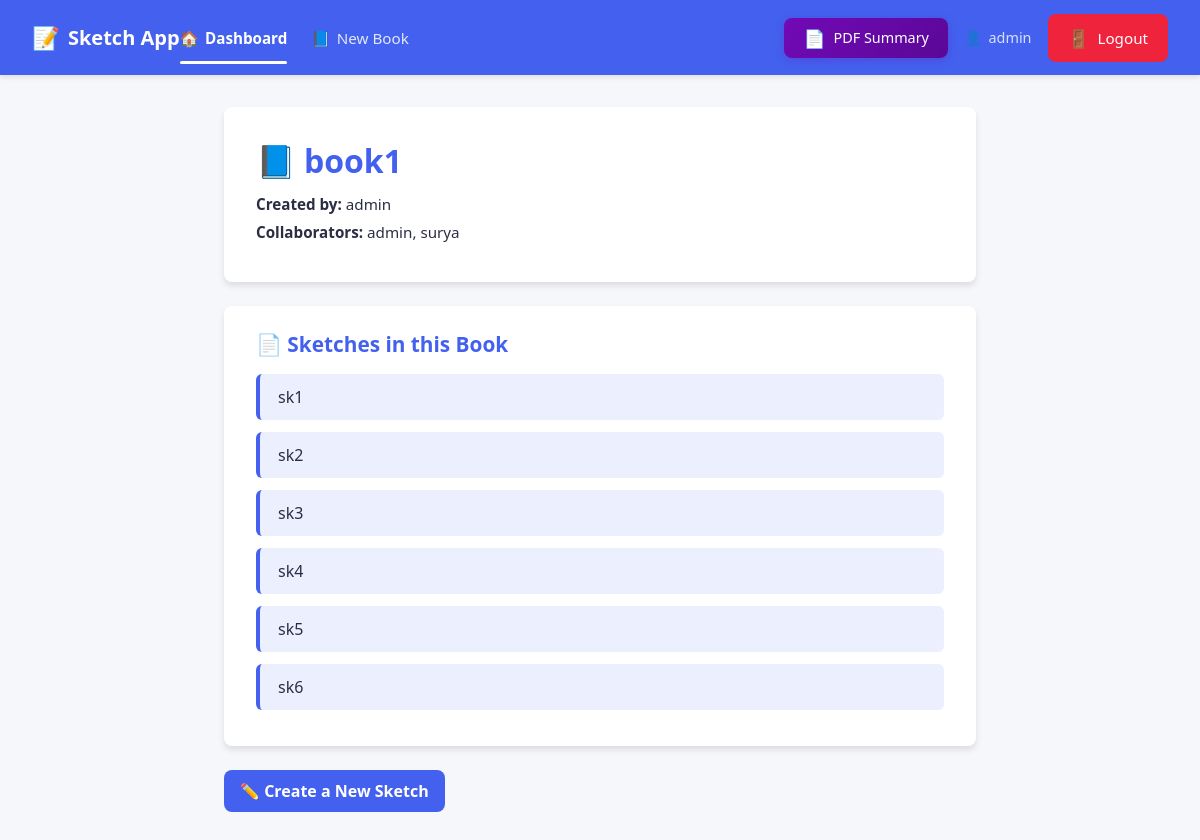
Screenshot of /book/1/ (signed in) with the database file from the repository.
### app/models.py (models this page shows, shortened)
class Book(models.Model):
    name = models.CharField(max_length=200)
    created_by = models.ForeignKey(User, on_delete=models.CASCADE, related_name="created_books")
    collaborators = models.ManyToManyField(User, related_name="collaborating_books")
    created_at = models.DateTimeField(auto_now_add=True)

class Sketch(models.Model):
    book = models.ForeignKey(Book, on_delete=models.CASCADE, related_name="sketches")
    name = models.CharField(max_length=200)
    created_by = models.ForeignKey(User, on_delete=models.CASCADE)
    image = models.ImageField(upload_to="sketches/", blank=True, null=True)
    strokes = models.JSONField(default=list)
    created_at = models.DateTimeField(auto_now_add=True)
    ocr_explanation = models.TextField(blank=True, null=True)  # Store the explanation text
    audio_summary = models.FileField(upload_to="audio_summaries/", blank=True, null=True)  # Store audio file
    audio_generated_at = models.DateTimeField(blank=True, null=True)  # Track when audio was generated

### app/views.py (the view)
# urls.py: path("book/<int:book_id>/", views.book_detail, name="book_detail"),
@login_required
def book_detail(request, book_id):
    book = get_object_or_404(Book, id=book_id)
    if request.user != book.created_by and request.user not in book.collaborators.all():
        return JsonResponse({"error": "Unauthorized"}, status=403)
    return render(request, "book_detail.html", {
        "book": book,
        "sketches": book.sketches.all()
    })

### app/templates/book_detail.html (shortened to what this page needs)
{% include 'navbar.html' %}
<div class="content-container">
  <div class="book-header">
    <h2><span class="icon">📘</span> {{ book.name }}</h2>
    <p><strong>Created by:</strong> {{ book.created_by.username }}</p>
    <p>
      <strong>Collaborators:</strong>
      {% if book.collaborators.exists %} {{ book.collaborators.all|join:", " }}
      {% else %}
      <span style="color: #999">No collaborators yet.</span>
      {% endif %}
    </p>
  </div>
  <div class="sketches-section">
    <h3>📄 Sketches in this Book</h3>
    <ul class="sketch-list">
      {% for sketch in sketches %}
      <li>
        <a href="/sketch/{{ sketch.id }}/">{{ sketch.name }}</a>
      </li>
      {% empty %}
      <li style="color: #777">No sketches yet.</li>
      {% endfor %}
    </ul>
  </div>
  <a href="/book/{{ book.id }}/create-sketch/" class="create-btn">
    ✏️ Create a New Sketch
  </a>
</div>

### app/templates/navbar.html (shortened to what this page needs)
<!DOCTYPE html>
<html lang="en">
  <head>
  </head>
  <body>
    <nav class="navbar">
      <div class="navbar-left">
        <a href="{% url 'dashboard' %}" class="navbar-brand">
          <span class="icon">📝</span> Sketch App
        </a>
        <ul class="navbar-nav">
          <li class="nav-item">
            <a href="{% url 'dashboard' %}" class="nav-link active">
              <span class="icon">🏠</span> Dashboard
            </a>
          </li>
          <li class="nav-item">
            <a href="{% url 'create_book' %}" class="nav-link">
              <span class="icon">📘</span> New Book
            </a>
          </li>
        </ul>
      </div>
      <div class="navbar-right">
        {% if user.is_authenticated %}
        <a
          href="http://localhost:8501/"
          target="_blank"
          class="btn-pdf-summary"
          title="Upload PDF and get AI-powered summary"
        >
          <span class="icon">📄</span>
          <span>PDF Summary</span>
        </a>
        <div class="username">
          <span class="icon">👤</span> {{ user.username }}
        </div>
        <form method="post" action="{% url 'logout' %}" style="display: inline">
          <button
            type="submit"
            style="
              background-color: #ef233c;
              color: white;
              border: none;
              padding: 0.75rem 1.25rem;
              font-size: 0.95rem;
              font-weight: 500;
              border-radius: 8px;
              cursor: pointer;
              display: inline-flex;
              align-items: center;
              transition: background-color 0.2s ease-in-out;
            "
            onmouseover="this.style.backgroundColor='#c1002a'"
            onmouseout="this.style.backgroundColor='#ef233c'"
          >
            <span style="margin-right: 0.5rem; font-size: 1.1rem">🚪</span>
            Logout
          </button>
        </form>
        {% else %}
        <a href="{% url 'login' %}" class="btn-outline-light">Login</a>
        {% endif %}
      </div>
    </nav>
  </body>
</html>

### app/templates/navbar.html (style rules this page uses)
:root { --primary: #4361ee; --primary-hover: #3a56d4; --primary-dark: #2a46cc; --dark: #2b2d42; --light: #f8f9fa; --gray: #6c757d; --light-gray: #dee2e6; --accent: #7209b7; --accent-hover: #5a0896; }
* { margin: 0; padding: 0; box-sizing: border-box; font-family: "Segoe UI", Tahoma, Geneva, Verdana, sans-serif; }
.navbar { background-color: var(--primary); color: white; padding: 0.85rem 2rem; display: flex; justify-content: space-between; align-items: center; box-shadow: 0 2px 5px rgba(0, 0, 0, 0.1); position: relative; z-index: 1000; }
.navbar-brand { font-size: 1.25rem; font-weight: 600; color: white; text-decoration: none; display: flex; align-items: center; }
.navbar-brand .icon { margin-right: 0.5rem; font-size: 1.4rem; }
.navbar-left, .navbar-right { display: flex; align-items: center; }
.navbar-nav { display: flex; list-style: none; gap: 1.5rem; margin: 0; padding: 0; }
.nav-item { position: relative; }
.nav-link { color: rgba(255, 255, 255, 0.85); text-decoration: none; font-size: 0.95rem; font-weight: 500; padding: 0.5rem 0; transition: color 0.2s ease; display: flex; align-items: center; }
.nav-link .icon { margin-right: 0.4rem; }
.nav-link.active { color: white; font-weight: 600; }
.nav-link.active::after { content: ""; position: absolute; bottom: -0.5rem; left: 0; width: 100%; height: 3px; background-color: white; border-radius: 3px; }
.username { font-size: 0.9rem; color: rgba(255, 255, 255, 0.8); margin-right: 1rem; display: flex; align-items: center; }
.username .icon { margin-right: 0.4rem; }
.btn-pdf-summary { background: linear-gradient( 135deg, var(--accent) 0%, var(--accent-hover) 100% ); color: white; border: none; padding: 0.5rem 1.2rem; border-radius: 8px; font-size: 0.9rem; font-weight: 500; text-decoration: none; display: inline-flex; align-items: center; gap: 0.5rem; transition: all 0.3s ease; box-shadow: 0 2px 8px rgba(114, 9, 183, 0.3); cursor: pointer; margin-right: 1rem; }
.btn-pdf-summary .icon { font-size: 1.1rem; animation: pulse 2s ease-in-out infinite; }

### app/templates/book_detail.html (style rules this page uses)
:root { --primary: #4361ee; --primary-hover: #3a56d4; --primary-light: rgba(67, 97, 238, 0.1); --dark: #2b2d42; --light: #f8f9fa; --gray: #6c757d; --light-gray: #dee2e6; --border-radius: 8px; --shadow: 0 4px 6px rgba(0, 0, 0, 0.1); }
body { background-color: #f5f7fa; }
.content-container { max-width: 800px; margin: 2rem auto 4rem; padding: 0 1.5rem; }
.book-header { background: white; border-radius: var(--border-radius); box-shadow: var(--shadow); padding: 2rem; margin-bottom: 1.5rem; }
.book-header h2 { font-size: 2rem; color: var(--primary); margin-bottom: 0.75rem; display: flex; align-items: center; }
.book-header h2 .icon { margin-right: 0.5rem; }
.book-header p { color: var(--dark); margin-bottom: 0.5rem; font-size: 0.95rem; }
.sketches-section { background: white; border-radius: var(--border-radius); box-shadow: var(--shadow); padding: 1.5rem 2rem; margin-bottom: 1.5rem; }
.sketches-section h3 { color: var(--primary); margin-bottom: 1rem; font-size: 1.3rem; }
.sketch-list { list-style: none; padding: 0; }
.sketch-list li { background: var(--primary-light); padding: 12px 18px; margin-bottom: 12px; border-left: 4px solid var(--primary); border-radius: 6px; transition: background 0.3s; }
.sketch-list li a { text-decoration: none; color: var(--dark); font-weight: 500; }
.create-btn { display: inline-block; background-color: var(--primary); color: white; padding: 10px 16px; border-radius: var(--border-radius); text-decoration: none; font-weight: bold; transition: background 0.2s; }

### rows the page displays
Book: name "book1", created_by.username "admin", collaborators.all "admin, surya"
Sketch: name "sk1"
Sketch: name "sk2"
Sketch: name "sk3"
Sketch: name "sk4"
Sketch: name "sk5"
Sketch: name "sk6"

### other values shown
{{ user.username }} "admin"
